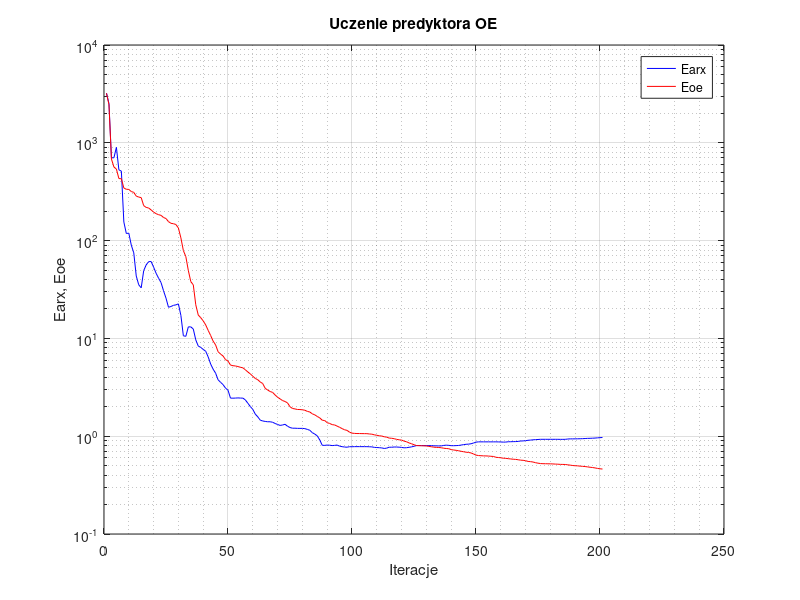
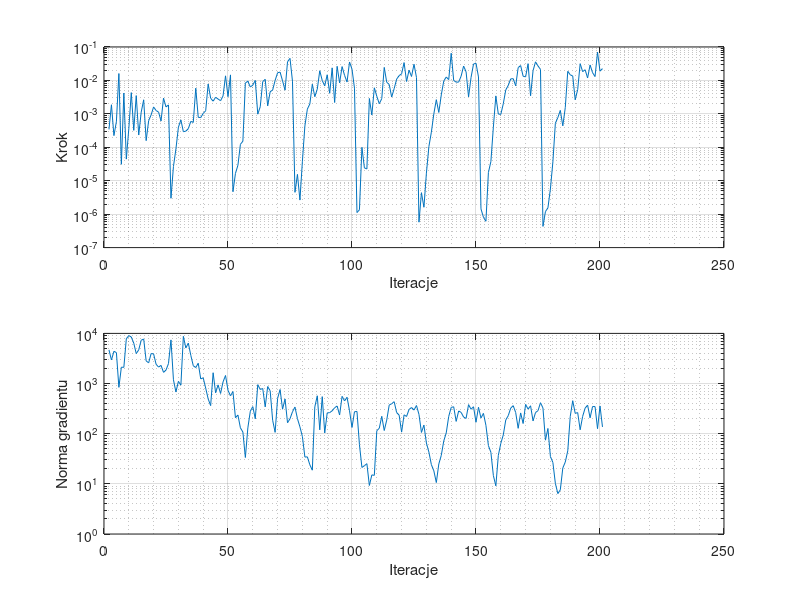

MATLAB code for these plots, in order:
%uczenie predyktora oe
clear all;
n=0; farx(n+1)=3.223290e+003; foe(n+1)=3.206885e+003; wspucz(n+1)=0.000000e+000; ng(n+1)=0.000000e+000;
%odnowa zmiennej metryki
n=1; farx(n+1)=2.519686e+003; foe(n+1)=2.458941e+003; krok(n+1)=3.423805e-004; ng(n+1)=4.694648e+003;
n=2; farx(n+1)=7.017965e+002; foe(n+1)=6.824274e+002; krok(n+1)=1.869974e-003; ng(n+1)=2.952252e+003;
n=3; farx(n+1)=7.034693e+002; foe(n+1)=5.660259e+002; krok(n+1)=2.235165e-004; ng(n+1)=4.394194e+003;
n=4; farx(n+1)=8.986516e+002; foe(n+1)=5.388225e+002; krok(n+1)=5.871034e-004; ng(n+1)=4.139160e+003;
n=5; farx(n+1)=5.290392e+002; foe(n+1)=4.309813e+002; krok(n+1)=1.606207e-002; ng(n+1)=8.400241e+002;
n=6; farx(n+1)=5.136211e+002; foe(n+1)=4.289417e+002; krok(n+1)=3.100436e-005; ng(n+1)=2.120851e+003;
n=7; farx(n+1)=1.550433e+002; foe(n+1)=3.451249e+002; krok(n+1)=4.198378e-003; ng(n+1)=2.104098e+003;
n=8; farx(n+1)=1.181902e+002; foe(n+1)=3.348489e+002; krok(n+1)=4.439098e-005; ng(n+1)=7.801374e+003;
n=9; farx(n+1)=1.191805e+002; foe(n+1)=3.336927e+002; krok(n+1)=3.569431e-004; ng(n+1)=9.037251e+003;
n=10; farx(n+1)=8.996351e+001; foe(n+1)=3.176490e+002; krok(n+1)=4.317077e-003; ng(n+1)=8.483140e+003;
n=11; farx(n+1)=7.498154e+001; foe(n+1)=3.112312e+002; krok(n+1)=3.211908e-004; ng(n+1)=6.384378e+003;
n=12; farx(n+1)=4.349319e+001; foe(n+1)=2.851332e+002; krok(n+1)=3.514634e-003; ng(n+1)=3.951629e+003;
n=13; farx(n+1)=3.533670e+001; foe(n+1)=2.787412e+002; krok(n+1)=2.326282e-004; ng(n+1)=4.700544e+003;
n=14; farx(n+1)=3.289249e+001; foe(n+1)=2.750586e+002; krok(n+1)=1.127039e-003; ng(n+1)=7.294330e+003;
n=15; farx(n+1)=4.921784e+001; foe(n+1)=2.278585e+002; krok(n+1)=2.634602e-003; ng(n+1)=7.736812e+003;
n=16; farx(n+1)=5.642410e+001; foe(n+1)=2.185086e+002; krok(n+1)=1.581535e-004; ng(n+1)=2.826016e+003;
n=17; farx(n+1)=6.095466e+001; foe(n+1)=2.154119e+002; krok(n+1)=6.250570e-004; ng(n+1)=2.587161e+003;
n=18; farx(n+1)=6.108827e+001; foe(n+1)=2.059424e+002; krok(n+1)=9.305128e-004; ng(n+1)=3.965821e+003;
n=19; farx(n+1)=5.354158e+001; foe(n+1)=1.956122e+002; krok(n+1)=1.612540e-003; ng(n+1)=3.896460e+003;
n=20; farx(n+1)=4.637639e+001; foe(n+1)=1.885253e+002; krok(n+1)=1.255562e-003; ng(n+1)=2.424033e+003;
n=21; farx(n+1)=4.129597e+001; foe(n+1)=1.841010e+002; krok(n+1)=1.130223e-003; ng(n+1)=2.130871e+003;
n=22; farx(n+1)=3.723422e+001; foe(n+1)=1.811999e+002; krok(n+1)=6.093339e-004; ng(n+1)=2.300602e+003;
n=23; farx(n+1)=3.070842e+001; foe(n+1)=1.722248e+002; krok(n+1)=2.953444e-003; ng(n+1)=1.672098e+003;
n=24; farx(n+1)=2.579690e+001; foe(n+1)=1.681356e+002; krok(n+1)=1.612540e-003; ng(n+1)=1.857778e+003;
n=25; farx(n+1)=2.081623e+001; foe(n+1)=1.563239e+002; krok(n+1)=1.849821e-003; ng(n+1)=2.501077e+003;
%odnowa zmiennej metryki
n=26; farx(n+1)=2.120150e+001; foe(n+1)=1.502394e+002; krok(n+1)=2.991239e-006; ng(n+1)=7.415249e+003;
n=27; farx(n+1)=2.177338e+001; foe(n+1)=1.488787e+002; krok(n+1)=2.663711e-005; ng(n+1)=1.187689e+003;
n=28; farx(n+1)=2.203476e+001; foe(n+1)=1.460243e+002; krok(n+1)=8.923578e-005; ng(n+1)=6.789024e+002;
n=29; farx(n+1)=2.253449e+001; foe(n+1)=1.344528e+002; krok(n+1)=3.984182e-004; ng(n+1)=1.102677e+003;
n=30; farx(n+1)=1.719594e+001; foe(n+1)=1.066986e+002; krok(n+1)=6.592938e-004; ng(n+1)=9.308441e+002;
n=31; farx(n+1)=1.063165e+001; foe(n+1)=7.910559e+001; krok(n+1)=2.921277e-004; ng(n+1)=8.736305e+003;
n=32; farx(n+1)=1.050358e+001; foe(n+1)=6.855219e+001; krok(n+1)=3.039303e-004; ng(n+1)=5.123578e+003;
n=33; farx(n+1)=1.311912e+001; foe(n+1)=4.945804e+001; krok(n+1)=3.604935e-004; ng(n+1)=6.405990e+003;
n=34; farx(n+1)=1.312259e+001; foe(n+1)=3.805898e+001; krok(n+1)=5.951849e-004; ng(n+1)=3.652731e+003;
n=35; farx(n+1)=1.247927e+001; foe(n+1)=3.531192e+001; krok(n+1)=5.547107e-004; ng(n+1)=2.265187e+003;
n=36; farx(n+1)=9.666649e+000; foe(n+1)=2.208256e+001; krok(n+1)=5.858547e-003; ng(n+1)=2.083377e+003;
n=37; farx(n+1)=8.360840e+000; foe(n+1)=1.734979e+001; krok(n+1)=7.861003e-004; ng(n+1)=2.543933e+003;
n=38; farx(n+1)=8.092940e+000; foe(n+1)=1.628958e+001; krok(n+1)=7.740461e-004; ng(n+1)=1.237419e+003;
n=39; farx(n+1)=7.719293e+000; foe(n+1)=1.510850e+001; krok(n+1)=1.031514e-003; ng(n+1)=1.300414e+003;
n=40; farx(n+1)=7.390903e+000; foe(n+1)=1.374577e+001; krok(n+1)=1.239188e-003; ng(n+1)=8.116627e+002;
n=41; farx(n+1)=6.475795e+000; foe(n+1)=1.208475e+001; krok(n+1)=7.815763e-003; ng(n+1)=4.947306e+002;
n=42; farx(n+1)=5.470768e+000; foe(n+1)=1.070574e+001; krok(n+1)=2.939707e-003; ng(n+1)=3.628882e+002;
n=43; farx(n+1)=4.846788e+000; foe(n+1)=9.384865e+000; krok(n+1)=2.395481e-003; ng(n+1)=1.642363e+003;
n=44; farx(n+1)=4.411146e+000; foe(n+1)=8.579261e+000; krok(n+1)=3.128460e-003; ng(n+1)=6.537928e+002;
n=45; farx(n+1)=3.776088e+000; foe(n+1)=7.308924e+000; krok(n+1)=2.774090e-003; ng(n+1)=9.407689e+002;
n=46; farx(n+1)=3.556558e+000; foe(n+1)=6.908456e+000; krok(n+1)=2.472310e-003; ng(n+1)=6.342471e+002;
n=47; farx(n+1)=3.370075e+000; foe(n+1)=6.612706e+000; krok(n+1)=3.442371e-003; ng(n+1)=1.078410e+003;
n=48; farx(n+1)=3.102095e+000; foe(n+1)=6.065673e+000; krok(n+1)=1.370811e-002; ng(n+1)=1.446985e+003;
n=49; farx(n+1)=2.953471e+000; foe(n+1)=5.871339e+000; krok(n+1)=3.271540e-003; ng(n+1)=7.324590e+002;
n=50; farx(n+1)=2.451548e+000; foe(n+1)=5.339223e+000; krok(n+1)=1.464382e-002; ng(n+1)=5.691040e+002;
%odnowa zmiennej metryki
n=51; farx(n+1)=2.448169e+000; foe(n+1)=5.258037e+000; krok(n+1)=4.682781e-006; ng(n+1)=6.931116e+002;
n=52; farx(n+1)=2.453572e+000; foe(n+1)=5.227248e+000; krok(n+1)=1.653919e-005; ng(n+1)=2.080848e+002;
n=53; farx(n+1)=2.464428e+000; foe(n+1)=5.154288e+000; krok(n+1)=2.911585e-005; ng(n+1)=2.355456e+002;
n=54; farx(n+1)=2.454046e+000; foe(n+1)=5.068160e+000; krok(n+1)=1.224225e-004; ng(n+1)=1.309454e+002;
n=55; farx(n+1)=2.451686e+000; foe(n+1)=5.002918e+000; krok(n+1)=1.522510e-004; ng(n+1)=1.078950e+002;
n=56; farx(n+1)=2.349496e+000; foe(n+1)=4.776913e+000; krok(n+1)=8.300976e-003; ng(n+1)=3.352353e+001;
n=57; farx(n+1)=2.173624e+000; foe(n+1)=4.535775e+000; krok(n+1)=9.542392e-003; ng(n+1)=1.303507e+002;
n=58; farx(n+1)=2.010514e+000; foe(n+1)=4.335954e+000; krok(n+1)=6.349841e-003; ng(n+1)=2.812967e+002;
n=59; farx(n+1)=1.881087e+000; foe(n+1)=4.104338e+000; krok(n+1)=7.242402e-003; ng(n+1)=3.467014e+002;
n=60; farx(n+1)=1.682706e+000; foe(n+1)=3.896740e+000; krok(n+1)=1.000091e-002; ng(n+1)=1.979985e+002;
n=61; farx(n+1)=1.578745e+000; foe(n+1)=3.780771e+000; krok(n+1)=9.793797e-004; ng(n+1)=9.496397e+002;
n=62; farx(n+1)=1.459063e+000; foe(n+1)=3.586164e+000; krok(n+1)=1.631264e-003; ng(n+1)=7.614500e+002;
n=63; farx(n+1)=1.431652e+000; foe(n+1)=3.455412e+000; krok(n+1)=9.213222e-003; ng(n+1)=7.962581e+002;
n=64; farx(n+1)=1.416249e+000; foe(n+1)=3.085875e+000; krok(n+1)=1.080144e-002; ng(n+1)=3.424618e+002;
n=65; farx(n+1)=1.404972e+000; foe(n+1)=2.962524e+000; krok(n+1)=1.730220e-003; ng(n+1)=8.720251e+002;
n=66; farx(n+1)=1.405209e+000; foe(n+1)=2.864867e+000; krok(n+1)=4.587536e-003; ng(n+1)=7.171864e+002;
n=67; farx(n+1)=1.388202e+000; foe(n+1)=2.802290e+000; krok(n+1)=5.167850e-003; ng(n+1)=1.855021e+002;
n=68; farx(n+1)=1.349609e+000; foe(n+1)=2.639860e+000; krok(n+1)=1.000726e-002; ng(n+1)=1.064366e+002;
n=69; farx(n+1)=1.317913e+000; foe(n+1)=2.501463e+000; krok(n+1)=1.694236e-002; ng(n+1)=5.077044e+002;
n=70; farx(n+1)=1.289659e+000; foe(n+1)=2.408734e+000; krok(n+1)=1.771116e-002; ng(n+1)=7.600038e+002;
n=71; farx(n+1)=1.302302e+000; foe(n+1)=2.313337e+000; krok(n+1)=9.707132e-003; ng(n+1)=3.081089e+002;
n=72; farx(n+1)=1.323479e+000; foe(n+1)=2.264614e+000; krok(n+1)=5.107684e-003; ng(n+1)=4.939288e+002;
n=73; farx(n+1)=1.265079e+000; foe(n+1)=2.190509e+000; krok(n+1)=3.618094e-002; ng(n+1)=1.654246e+002;
n=74; farx(n+1)=1.226224e+000; foe(n+1)=2.001537e+000; krok(n+1)=4.568872e-002; ng(n+1)=1.986135e+002;
n=75; farx(n+1)=1.206903e+000; foe(n+1)=1.922021e+000; krok(n+1)=9.466059e-003; ng(n+1)=2.739707e+002;
%odnowa zmiennej metryki
n=76; farx(n+1)=1.207784e+000; foe(n+1)=1.900557e+000; krok(n+1)=4.498643e-006; ng(n+1)=3.396424e+002;
n=77; farx(n+1)=1.202740e+000; foe(n+1)=1.875782e+000; krok(n+1)=1.549177e-005; ng(n+1)=1.999823e+002;
n=78; farx(n+1)=1.202191e+000; foe(n+1)=1.873539e+000; krok(n+1)=2.639833e-006; ng(n+1)=1.369690e+002;
n=79; farx(n+1)=1.202766e+000; foe(n+1)=1.862380e+000; krok(n+1)=3.840954e-005; ng(n+1)=8.762711e+001;
n=80; farx(n+1)=1.194714e+000; foe(n+1)=1.842338e+000; krok(n+1)=4.356664e-004; ng(n+1)=3.417877e+001;
n=81; farx(n+1)=1.173601e+000; foe(n+1)=1.793543e+000; krok(n+1)=1.387045e-003; ng(n+1)=3.452618e+001;
n=82; farx(n+1)=1.149344e+000; foe(n+1)=1.767908e+000; krok(n+1)=1.983052e-003; ng(n+1)=2.397210e+001;
n=83; farx(n+1)=1.086981e+000; foe(n+1)=1.692933e+000; krok(n+1)=7.704335e-003; ng(n+1)=1.873632e+001;
n=84; farx(n+1)=1.050190e+000; foe(n+1)=1.652682e+000; krok(n+1)=3.258189e-003; ng(n+1)=3.419602e+002;
n=85; farx(n+1)=1.008481e+000; foe(n+1)=1.591607e+000; krok(n+1)=5.478088e-003; ng(n+1)=5.703378e+002;
n=86; farx(n+1)=9.151168e-001; foe(n+1)=1.538994e+000; krok(n+1)=1.950573e-002; ng(n+1)=1.193918e+002;
n=87; farx(n+1)=8.072626e-001; foe(n+1)=1.456738e+000; krok(n+1)=9.928643e-003; ng(n+1)=5.483263e+002;
n=88; farx(n+1)=8.056496e-001; foe(n+1)=1.445188e+000; krok(n+1)=6.853004e-003; ng(n+1)=1.035391e+002;
n=89; farx(n+1)=8.117504e-001; foe(n+1)=1.374334e+000; krok(n+1)=1.477175e-002; ng(n+1)=2.598982e+002;
n=90; farx(n+1)=8.088796e-001; foe(n+1)=1.350288e+000; krok(n+1)=4.126268e-003; ng(n+1)=2.630111e+002;
n=91; farx(n+1)=8.018918e-001; foe(n+1)=1.313495e+000; krok(n+1)=2.378798e-002; ng(n+1)=2.862019e+002;
n=92; farx(n+1)=8.055191e-001; foe(n+1)=1.302632e+000; krok(n+1)=2.186130e-003; ng(n+1)=3.288322e+002;
n=93; farx(n+1)=8.118791e-001; foe(n+1)=1.268013e+000; krok(n+1)=2.643052e-002; ng(n+1)=3.569980e+002;
n=94; farx(n+1)=7.913598e-001; foe(n+1)=1.233059e+000; krok(n+1)=8.417037e-003; ng(n+1)=2.360375e+002;
n=95; farx(n+1)=7.817761e-001; foe(n+1)=1.196382e+000; krok(n+1)=2.592196e-002; ng(n+1)=5.559080e+002;
n=96; farx(n+1)=7.751731e-001; foe(n+1)=1.163423e+000; krok(n+1)=1.417782e-002; ng(n+1)=4.499871e+002;
n=97; farx(n+1)=7.717473e-001; foe(n+1)=1.147446e+000; krok(n+1)=8.963957e-003; ng(n+1)=5.326141e+002;
n=98; farx(n+1)=7.813537e-001; foe(n+1)=1.099448e+000; krok(n+1)=3.559767e-002; ng(n+1)=2.865277e+002;
n=99; farx(n+1)=7.798948e-001; foe(n+1)=1.074625e+000; krok(n+1)=2.173419e-002; ng(n+1)=1.332543e+002;
n=100; farx(n+1)=7.823634e-001; foe(n+1)=1.068288e+000; krok(n+1)=5.879121e-003; ng(n+1)=2.736307e+002;
%odnowa zmiennej metryki
n=101; farx(n+1)=7.823511e-001; foe(n+1)=1.065026e+000; krok(n+1)=1.117914e-006; ng(n+1)=2.783168e+002;
n=102; farx(n+1)=7.823731e-001; foe(n+1)=1.064759e+000; krok(n+1)=1.353096e-006; ng(n+1)=6.045024e+001;
n=103; farx(n+1)=7.820386e-001; foe(n+1)=1.063001e+000; krok(n+1)=9.968957e-005; ng(n+1)=2.123503e+001;
n=104; farx(n+1)=7.820813e-001; foe(n+1)=1.062399e+000; krok(n+1)=2.419290e-005; ng(n+1)=2.299409e+001;
n=105; farx(n+1)=7.818839e-001; foe(n+1)=1.061891e+000; krok(n+1)=2.253084e-005; ng(n+1)=2.527138e+001;
n=106; farx(n+1)=7.799698e-001; foe(n+1)=1.054057e+000; krok(n+1)=2.883948e-003; ng(n+1)=9.278659e+000;
n=107; farx(n+1)=7.776133e-001; foe(n+1)=1.049018e+000; krok(n+1)=9.232346e-004; ng(n+1)=1.508957e+001;
n=108; farx(n+1)=7.688746e-001; foe(n+1)=1.033218e+000; krok(n+1)=6.019169e-003; ng(n+1)=1.477606e+001;
n=109; farx(n+1)=7.661292e-001; foe(n+1)=1.021486e+000; krok(n+1)=3.350038e-003; ng(n+1)=1.146261e+002;
n=110; farx(n+1)=7.630816e-001; foe(n+1)=1.009958e+000; krok(n+1)=2.007255e-003; ng(n+1)=1.286460e+002;
n=111; farx(n+1)=7.590419e-001; foe(n+1)=1.004348e+000; krok(n+1)=2.855545e-003; ng(n+1)=2.221778e+002;
n=112; farx(n+1)=7.494536e-001; foe(n+1)=9.863495e-001; krok(n+1)=2.452306e-002; ng(n+1)=1.157175e+002;
n=113; farx(n+1)=7.551513e-001; foe(n+1)=9.779975e-001; krok(n+1)=8.806488e-003; ng(n+1)=1.867545e+002;
n=114; farx(n+1)=7.722573e-001; foe(n+1)=9.565380e-001; krok(n+1)=7.566741e-003; ng(n+1)=3.715976e+002;
n=115; farx(n+1)=7.710257e-001; foe(n+1)=9.525185e-001; krok(n+1)=3.176507e-003; ng(n+1)=3.968261e+002;
n=116; farx(n+1)=7.755143e-001; foe(n+1)=9.428824e-001; krok(n+1)=5.680993e-003; ng(n+1)=4.345614e+002;
n=117; farx(n+1)=7.750981e-001; foe(n+1)=9.284712e-001; krok(n+1)=1.095618e-002; ng(n+1)=2.635839e+002;
n=118; farx(n+1)=7.721876e-001; foe(n+1)=9.187042e-001; krok(n+1)=1.389524e-002; ng(n+1)=2.351005e+002;
n=119; farx(n+1)=7.684762e-001; foe(n+1)=9.126066e-001; krok(n+1)=1.576669e-002; ng(n+1)=1.075362e+002;
n=120; farx(n+1)=7.608234e-001; foe(n+1)=8.902397e-001; krok(n+1)=3.413297e-002; ng(n+1)=2.379454e+002;
n=121; farx(n+1)=7.629557e-001; foe(n+1)=8.772783e-001; krok(n+1)=9.275724e-003; ng(n+1)=2.205009e+002;
n=122; farx(n+1)=7.700962e-001; foe(n+1)=8.539558e-001; krok(n+1)=2.025137e-002; ng(n+1)=3.040920e+002;
n=123; farx(n+1)=7.777168e-001; foe(n+1)=8.372226e-001; krok(n+1)=1.311143e-002; ng(n+1)=3.325230e+002;
n=124; farx(n+1)=7.890407e-001; foe(n+1)=8.182932e-001; krok(n+1)=3.050527e-002; ng(n+1)=2.964678e+002;
n=125; farx(n+1)=8.020594e-001; foe(n+1)=8.024721e-001; krok(n+1)=1.223774e-002; ng(n+1)=3.645960e+002;
%odnowa zmiennej metryki
n=126; farx(n+1)=8.020174e-001; foe(n+1)=8.009033e-001; krok(n+1)=5.766241e-007; ng(n+1)=2.426617e+002;
n=127; farx(n+1)=8.019272e-001; foe(n+1)=7.988206e-001; krok(n+1)=4.393044e-006; ng(n+1)=1.059477e+002;
n=128; farx(n+1)=8.017976e-001; foe(n+1)=7.973041e-001; krok(n+1)=1.609860e-006; ng(n+1)=1.483388e+002;
n=129; farx(n+1)=8.018445e-001; foe(n+1)=7.948497e-001; krok(n+1)=1.689056e-005; ng(n+1)=6.516989e+001;
n=130; farx(n+1)=8.016258e-001; foe(n+1)=7.868813e-001; krok(n+1)=1.051281e-004; ng(n+1)=4.310169e+001;
n=131; farx(n+1)=8.007832e-001; foe(n+1)=7.800722e-001; krok(n+1)=2.834094e-004; ng(n+1)=2.420789e+001;
n=132; farx(n+1)=7.982911e-001; foe(n+1)=7.724950e-001; krok(n+1)=1.003628e-003; ng(n+1)=1.819089e+001;
n=133; farx(n+1)=7.965228e-001; foe(n+1)=7.685267e-001; krok(n+1)=2.660052e-003; ng(n+1)=1.061202e+001;
n=134; farx(n+1)=7.958123e-001; foe(n+1)=7.667357e-001; krok(n+1)=1.100811e-003; ng(n+1)=2.487986e+001;
n=135; farx(n+1)=7.957383e-001; foe(n+1)=7.621565e-001; krok(n+1)=3.692938e-003; ng(n+1)=3.701786e+001;
n=136; farx(n+1)=8.048722e-001; foe(n+1)=7.534703e-001; krok(n+1)=9.612071e-003; ng(n+1)=7.167809e+001;
n=137; farx(n+1)=8.097095e-001; foe(n+1)=7.486078e-001; krok(n+1)=1.262969e-002; ng(n+1)=1.037881e+002;
n=138; farx(n+1)=8.063379e-001; foe(n+1)=7.449256e-001; krok(n+1)=1.058808e-002; ng(n+1)=2.214304e+002;
n=139; farx(n+1)=7.998337e-001; foe(n+1)=7.289692e-001; krok(n+1)=6.504518e-002; ng(n+1)=3.342747e+002;
n=140; farx(n+1)=7.997101e-001; foe(n+1)=7.227651e-001; krok(n+1)=9.955600e-003; ng(n+1)=3.444989e+002;
n=141; farx(n+1)=8.016306e-001; foe(n+1)=7.168549e-001; krok(n+1)=8.880083e-003; ng(n+1)=1.759338e+002;
n=142; farx(n+1)=8.041576e-001; foe(n+1)=7.096653e-001; krok(n+1)=8.899418e-003; ng(n+1)=2.839065e+002;
n=143; farx(n+1)=8.113137e-001; foe(n+1)=7.007720e-001; krok(n+1)=1.343762e-002; ng(n+1)=2.659011e+002;
n=144; farx(n+1)=8.201828e-001; foe(n+1)=6.938621e-001; krok(n+1)=2.693892e-002; ng(n+1)=2.146870e+002;
n=145; farx(n+1)=8.265532e-001; foe(n+1)=6.861809e-001; krok(n+1)=1.810110e-002; ng(n+1)=2.016746e+002;
n=146; farx(n+1)=8.297920e-001; foe(n+1)=6.820072e-001; krok(n+1)=3.223493e-003; ng(n+1)=3.796142e+002;
n=147; farx(n+1)=8.370269e-001; foe(n+1)=6.743608e-001; krok(n+1)=1.226153e-002; ng(n+1)=3.077582e+002;
n=148; farx(n+1)=8.518564e-001; foe(n+1)=6.582216e-001; krok(n+1)=3.095635e-002; ng(n+1)=3.445452e+002;
n=149; farx(n+1)=8.692571e-001; foe(n+1)=6.407290e-001; krok(n+1)=3.262119e-002; ng(n+1)=1.692549e+002;
n=150; farx(n+1)=8.755396e-001; foe(n+1)=6.341381e-001; krok(n+1)=1.269968e-002; ng(n+1)=3.366757e+002;
%odnowa zmiennej metryki
n=151; farx(n+1)=8.755029e-001; foe(n+1)=6.318377e-001; krok(n+1)=1.437877e-006; ng(n+1)=2.056257e+002;
n=152; farx(n+1)=8.754187e-001; foe(n+1)=6.293522e-001; krok(n+1)=8.092044e-007; ng(n+1)=2.541215e+002;
n=153; farx(n+1)=8.754014e-001; foe(n+1)=6.288090e-001; krok(n+1)=6.130672e-007; ng(n+1)=1.467711e+002;
n=154; farx(n+1)=8.753631e-001; foe(n+1)=6.267439e-001; krok(n+1)=1.755604e-005; ng(n+1)=5.791313e+001;
n=155; farx(n+1)=8.752764e-001; foe(n+1)=6.233501e-001; krok(n+1)=3.746225e-005; ng(n+1)=4.259071e+001;
n=156; farx(n+1)=8.753172e-001; foe(n+1)=6.208646e-001; krok(n+1)=4.015818e-004; ng(n+1)=1.464363e+001;
n=157; farx(n+1)=8.755799e-001; foe(n+1)=6.090813e-001; krok(n+1)=3.442371e-003; ng(n+1)=9.130873e+000;
n=158; farx(n+1)=8.744509e-001; foe(n+1)=6.053393e-001; krok(n+1)=9.854180e-004; ng(n+1)=3.683625e+001;
n=159; farx(n+1)=8.730402e-001; foe(n+1)=6.019772e-001; krok(n+1)=9.641425e-004; ng(n+1)=6.423017e+001;
n=160; farx(n+1)=8.700428e-001; foe(n+1)=5.954105e-001; krok(n+1)=2.000848e-003; ng(n+1)=9.446730e+001;
n=161; farx(n+1)=8.709844e-001; foe(n+1)=5.940452e-001; krok(n+1)=5.186798e-003; ng(n+1)=1.875861e+002;
n=162; farx(n+1)=8.777835e-001; foe(n+1)=5.892238e-001; krok(n+1)=7.119007e-003; ng(n+1)=2.289157e+002;
n=163; farx(n+1)=8.782214e-001; foe(n+1)=5.853259e-001; krok(n+1)=1.109636e-002; ng(n+1)=3.237493e+002;
n=164; farx(n+1)=8.801716e-001; foe(n+1)=5.813819e-001; krok(n+1)=1.129495e-002; ng(n+1)=3.622779e+002;
n=165; farx(n+1)=8.812095e-001; foe(n+1)=5.792899e-001; krok(n+1)=6.884742e-003; ng(n+1)=2.645433e+002;
n=166; farx(n+1)=8.847087e-001; foe(n+1)=5.743675e-001; krok(n+1)=2.418485e-002; ng(n+1)=1.279962e+002;
n=167; farx(n+1)=8.929234e-001; foe(n+1)=5.689399e-001; krok(n+1)=2.780492e-002; ng(n+1)=2.595545e+002;
n=168; farx(n+1)=8.952474e-001; foe(n+1)=5.668368e-001; krok(n+1)=1.333847e-002; ng(n+1)=1.596397e+002;
n=169; farx(n+1)=8.996724e-001; foe(n+1)=5.614447e-001; krok(n+1)=1.278106e-002; ng(n+1)=3.837401e+002;
n=170; farx(n+1)=9.084578e-001; foe(n+1)=5.522176e-001; krok(n+1)=3.172883e-002; ng(n+1)=3.091864e+002;
n=171; farx(n+1)=9.125177e-001; foe(n+1)=5.493179e-001; krok(n+1)=3.473809e-003; ng(n+1)=3.603201e+002;
n=172; farx(n+1)=9.185116e-001; foe(n+1)=5.445618e-001; krok(n+1)=1.953576e-002; ng(n+1)=1.797038e+002;
n=173; farx(n+1)=9.226078e-001; foe(n+1)=5.359745e-001; krok(n+1)=3.598781e-002; ng(n+1)=2.642740e+002;
n=174; farx(n+1)=9.256591e-001; foe(n+1)=5.299223e-001; krok(n+1)=2.709456e-002; ng(n+1)=2.878377e+002;
n=175; farx(n+1)=9.295107e-001; foe(n+1)=5.254040e-001; krok(n+1)=2.138537e-002; ng(n+1)=4.150009e+002;
%odnowa zmiennej metryki
n=176; farx(n+1)=9.295012e-001; foe(n+1)=5.234551e-001; krok(n+1)=4.306586e-007; ng(n+1)=3.254349e+002;
n=177; farx(n+1)=9.294938e-001; foe(n+1)=5.232003e-001; krok(n+1)=1.195540e-006; ng(n+1)=7.439915e+001;
n=178; farx(n+1)=9.294609e-001; foe(n+1)=5.221670e-001; krok(n+1)=1.544062e-006; ng(n+1)=1.272381e+002;
n=179; farx(n+1)=9.294664e-001; foe(n+1)=5.218565e-001; krok(n+1)=5.674684e-006; ng(n+1)=3.520004e+001;
n=180; farx(n+1)=9.293807e-001; foe(n+1)=5.204369e-001; krok(n+1)=3.659283e-005; ng(n+1)=2.666522e+001;
n=181; farx(n+1)=9.295580e-001; foe(n+1)=5.186460e-001; krok(n+1)=5.252174e-004; ng(n+1)=1.022085e+001;
n=182; farx(n+1)=9.293065e-001; foe(n+1)=5.174253e-001; krok(n+1)=7.741729e-004; ng(n+1)=6.391488e+000;
n=183; farx(n+1)=9.284127e-001; foe(n+1)=5.150747e-001; krok(n+1)=1.271814e-003; ng(n+1)=7.615222e+000;
n=184; farx(n+1)=9.284424e-001; foe(n+1)=5.146082e-001; krok(n+1)=4.379918e-004; ng(n+1)=2.069277e+001;
n=185; farx(n+1)=9.290266e-001; foe(n+1)=5.137980e-001; krok(n+1)=1.548092e-003; ng(n+1)=2.724275e+001;
n=186; farx(n+1)=9.359972e-001; foe(n+1)=5.096921e-001; krok(n+1)=1.873553e-002; ng(n+1)=4.550381e+001;
n=187; farx(n+1)=9.391989e-001; foe(n+1)=5.058287e-001; krok(n+1)=1.473291e-002; ng(n+1)=2.205859e+002;
n=188; farx(n+1)=9.388308e-001; foe(n+1)=5.015307e-001; krok(n+1)=1.352965e-002; ng(n+1)=4.552113e+002;
n=189; farx(n+1)=9.399786e-001; foe(n+1)=4.988601e-001; krok(n+1)=2.634602e-003; ng(n+1)=2.546039e+002;
n=190; farx(n+1)=9.407858e-001; foe(n+1)=4.975906e-001; krok(n+1)=5.320104e-003; ng(n+1)=2.633130e+002;
n=191; farx(n+1)=9.420061e-001; foe(n+1)=4.941050e-001; krok(n+1)=3.172883e-002; ng(n+1)=1.197011e+002;
n=192; farx(n+1)=9.438174e-001; foe(n+1)=4.919197e-001; krok(n+1)=1.829287e-002; ng(n+1)=2.213074e+002;
n=193; farx(n+1)=9.469939e-001; foe(n+1)=4.895061e-001; krok(n+1)=2.085811e-002; ng(n+1)=3.232897e+002;
n=194; farx(n+1)=9.502789e-001; foe(n+1)=4.855224e-001; krok(n+1)=1.183052e-002; ng(n+1)=3.708784e+002;
n=195; farx(n+1)=9.515207e-001; foe(n+1)=4.815776e-001; krok(n+1)=2.896961e-002; ng(n+1)=2.071990e+002;
n=196; farx(n+1)=9.543443e-001; foe(n+1)=4.782769e-001; krok(n+1)=1.704362e-002; ng(n+1)=3.480474e+002;
n=197; farx(n+1)=9.570710e-001; foe(n+1)=4.739039e-001; krok(n+1)=1.303720e-002; ng(n+1)=3.471354e+002;
n=198; farx(n+1)=9.621789e-001; foe(n+1)=4.683959e-001; krok(n+1)=6.995615e-002; ng(n+1)=1.259479e+002;
n=199; farx(n+1)=9.664657e-001; foe(n+1)=4.643875e-001; krok(n+1)=1.897240e-002; ng(n+1)=3.572228e+002;
n=200; farx(n+1)=9.703472e-001; foe(n+1)=4.615431e-001; krok(n+1)=2.251094e-002; ng(n+1)=1.364236e+002;

figure; semilogy(farx,'b'); hold on; semilogy(foe,'r'); xlabel('Iteracje'); ylabel('Earx, Eoe'); legend('Earx','Eoe'); title('Uczenie predyktora OE');

grid on;
grid(gca, 'minor');

x0 = 10;
y0 = 10;
width = 1280;
height = 720;
set(gcf, 'position', [x0, y0, width, height]);
save_figure = true;

if save_figure
    exportgraphics(gcf, "../../images/zad2_best_neural_oe_model_training.pdf", 'ContentType', 'vector');
end


figure; subplot(2,1,1); semilogy(krok); xlabel('Iteracje'); ylabel('Krok');
grid on;
grid(gca, 'minor');

subplot(2,1,2); semilogy(ng); xlabel('Iteracje'); ylabel('Norma gradientu');

grid on;
grid(gca, 'minor');

x0 = 10;
y0 = 10;
width = 1280;
height = 720;
set(gcf, 'position', [x0, y0, width, height]);

Earx=farx(n+1)
Eoe=foe(n+1)
